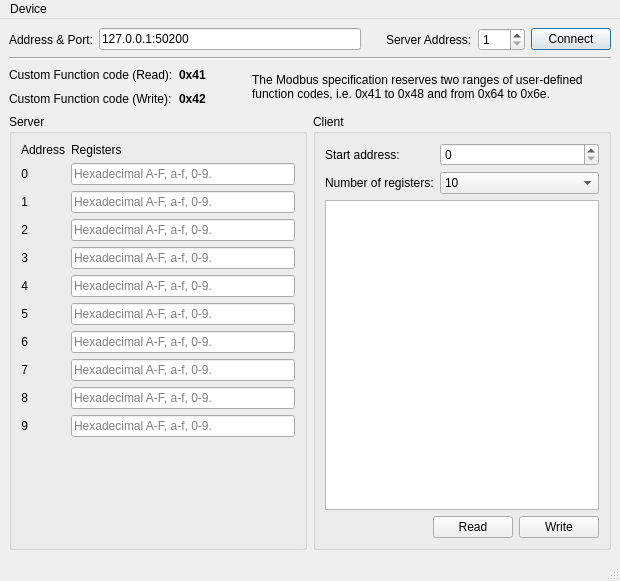
<?xml version="1.0" encoding="UTF-8"?>
<ui version="4.0">
 <class>MainWindow</class>
 <widget class="QMainWindow" name="MainWindow">
  <property name="geometry">
   <rect>
    <x>0</x>
    <y>0</y>
    <width>620</width>
    <height>581</height>
   </rect>
  </property>
  <property name="sizePolicy">
   <sizepolicy hsizetype="Preferred" vsizetype="Preferred">
    <horstretch>0</horstretch>
    <verstretch>0</verstretch>
   </sizepolicy>
  </property>
  <property name="windowTitle">
   <string>Modbus Custom Command</string>
  </property>
  <widget class="QWidget" name="centralwidget">
   <layout class="QGridLayout" name="gridLayout_3">
    <item row="0" column="0">
     <layout class="QGridLayout" name="gridLayout">
      <item row="0" column="0">
       <widget class="QLabel" name="label_4">
        <property name="text">
         <string>Address &amp; Port:</string>
        </property>
       </widget>
      </item>
      <item row="0" column="1">
       <widget class="QLineEdit" name="addressPort">
        <property name="sizePolicy">
         <sizepolicy hsizetype="MinimumExpanding" vsizetype="Fixed">
          <horstretch>0</horstretch>
          <verstretch>0</verstretch>
         </sizepolicy>
        </property>
        <property name="text">
         <string>127.0.0.1:50200</string>
        </property>
       </widget>
      </item>
      <item row="0" column="2">
       <spacer name="horizontalSpacer_2">
        <property name="orientation">
         <enum>Qt::Orientation::Horizontal</enum>
        </property>
        <property name="sizeType">
         <enum>QSizePolicy::Policy::Maximum</enum>
        </property>
        <property name="sizeHint" stdset="0">
         <size>
          <width>13</width>
          <height>17</height>
         </size>
        </property>
       </spacer>
      </item>
      <item row="0" column="3">
       <widget class="QLabel" name="label_28">
        <property name="sizePolicy">
         <sizepolicy hsizetype="Maximum" vsizetype="Preferred">
          <horstretch>0</horstretch>
          <verstretch>0</verstretch>
         </sizepolicy>
        </property>
        <property name="text">
         <string>Server Address:</string>
        </property>
       </widget>
      </item>
      <item row="0" column="4">
       <widget class="QSpinBox" name="serverAddress">
        <property name="sizePolicy">
         <sizepolicy hsizetype="Maximum" vsizetype="Fixed">
          <horstretch>0</horstretch>
          <verstretch>0</verstretch>
         </sizepolicy>
        </property>
        <property name="minimum">
         <number>1</number>
        </property>
        <property name="maximum">
         <number>247</number>
        </property>
       </widget>
      </item>
      <item row="0" column="5">
       <widget class="QPushButton" name="connectButton">
        <property name="sizePolicy">
         <sizepolicy hsizetype="Maximum" vsizetype="Fixed">
          <horstretch>0</horstretch>
          <verstretch>0</verstretch>
         </sizepolicy>
        </property>
        <property name="text">
         <string>Connect</string>
        </property>
        <property name="checkable">
         <bool>false</bool>
        </property>
        <property name="autoDefault">
         <bool>false</bool>
        </property>
        <property name="default">
         <bool>true</bool>
        </property>
       </widget>
      </item>
      <item row="1" column="0" colspan="6">
       <widget class="Line" name="line">
        <property name="orientation">
         <enum>Qt::Orientation::Horizontal</enum>
        </property>
       </widget>
      </item>
     </layout>
    </item>
    <item row="1" column="0">
     <layout class="QGridLayout" name="gridLayout_2">
      <item row="0" column="0">
       <widget class="QLabel" name="label">
        <property name="sizePolicy">
         <sizepolicy hsizetype="Maximum" vsizetype="Preferred">
          <horstretch>0</horstretch>
          <verstretch>0</verstretch>
         </sizepolicy>
        </property>
        <property name="text">
         <string>Custom Function code (Read):</string>
        </property>
       </widget>
      </item>
      <item row="0" column="1">
       <widget class="QLabel" name="label_9">
        <property name="font">
         <font>
          <bold>true</bold>
         </font>
        </property>
        <property name="text">
         <string>0x41</string>
        </property>
       </widget>
      </item>
      <item row="0" column="2" rowspan="2">
       <spacer name="horizontalSpacer">
        <property name="orientation">
         <enum>Qt::Orientation::Horizontal</enum>
        </property>
        <property name="sizeType">
         <enum>QSizePolicy::Policy::Fixed</enum>
        </property>
        <property name="sizeHint" stdset="0">
         <size>
          <width>40</width>
          <height>20</height>
         </size>
        </property>
       </spacer>
      </item>
      <item row="0" column="3" rowspan="2">
       <widget class="QLabel" name="label_7">
        <property name="text">
         <string>The Modbus specification reserves two ranges of user-defined function codes, i.e. 0x41 to 0x48 and from 0x64 to 0x6e.</string>
        </property>
        <property name="wordWrap">
         <bool>true</bool>
        </property>
       </widget>
      </item>
      <item row="1" column="0">
       <widget class="QLabel" name="label_2">
        <property name="sizePolicy">
         <sizepolicy hsizetype="Maximum" vsizetype="Preferred">
          <horstretch>0</horstretch>
          <verstretch>0</verstretch>
         </sizepolicy>
        </property>
        <property name="text">
         <string>Custom Function code (Write):</string>
        </property>
       </widget>
      </item>
      <item row="1" column="1">
       <widget class="QLabel" name="label_10">
        <property name="sizePolicy">
         <sizepolicy hsizetype="Maximum" vsizetype="Preferred">
          <horstretch>0</horstretch>
          <verstretch>0</verstretch>
         </sizepolicy>
        </property>
        <property name="font">
         <font>
          <bold>true</bold>
         </font>
        </property>
        <property name="text">
         <string>0x42</string>
        </property>
       </widget>
      </item>
     </layout>
    </item>
    <item row="2" column="0">
     <layout class="QHBoxLayout" name="horizontalLayout_2">
      <item>
       <widget class="QGroupBox" name="server">
        <property name="title">
         <string>Server</string>
        </property>
        <layout class="QFormLayout" name="formLayout_2">
         <item row="0" column="0">
          <widget class="QLabel" name="address">
           <property name="sizePolicy">
            <sizepolicy hsizetype="Maximum" vsizetype="Preferred">
             <horstretch>0</horstretch>
             <verstretch>0</verstretch>
            </sizepolicy>
           </property>
           <property name="text">
            <string>Address</string>
           </property>
           <property name="alignment">
            <set>Qt::AlignmentFlag::AlignRight|Qt::AlignmentFlag::AlignTrailing|Qt::AlignmentFlag::AlignVCenter</set>
           </property>
          </widget>
         </item>
         <item row="0" column="1">
          <widget class="QLabel" name="label_3">
           <property name="text">
            <string>Registers</string>
           </property>
          </widget>
         </item>
         <item row="1" column="0">
          <widget class="QLabel" name="label_21">
           <property name="text">
            <string>0</string>
           </property>
           <property name="alignment">
            <set>Qt::AlignmentFlag::AlignRight|Qt::AlignmentFlag::AlignTrailing|Qt::AlignmentFlag::AlignVCenter</set>
           </property>
          </widget>
         </item>
         <item row="1" column="1">
          <widget class="QLineEdit" name="register_0">
           <property name="maxLength">
            <number>32767</number>
           </property>
           <property name="placeholderText">
            <string>Hexadecimal A-F, a-f, 0-9.</string>
           </property>
          </widget>
         </item>
         <item row="2" column="0">
          <widget class="QLabel" name="label_22">
           <property name="text">
            <string>1</string>
           </property>
           <property name="alignment">
            <set>Qt::AlignmentFlag::AlignRight|Qt::AlignmentFlag::AlignTrailing|Qt::AlignmentFlag::AlignVCenter</set>
           </property>
          </widget>
         </item>
         <item row="2" column="1">
          <widget class="QLineEdit" name="register_1">
           <property name="maxLength">
            <number>32767</number>
           </property>
           <property name="placeholderText">
            <string>Hexadecimal A-F, a-f, 0-9.</string>
           </property>
          </widget>
         </item>
         <item row="3" column="0">
          <widget class="QLabel" name="label_23">
           <property name="text">
            <string>2</string>
           </property>
           <property name="alignment">
            <set>Qt::AlignmentFlag::AlignRight|Qt::AlignmentFlag::AlignTrailing|Qt::AlignmentFlag::AlignVCenter</set>
           </property>
          </widget>
         </item>
         <item row="3" column="1">
          <widget class="QLineEdit" name="register_2">
           <property name="maxLength">
            <number>32767</number>
           </property>
           <property name="placeholderText">
            <string>Hexadecimal A-F, a-f, 0-9.</string>
           </property>
          </widget>
         </item>
         <item row="4" column="0">
          <widget class="QLabel" name="label_11">
           <property name="text">
            <string>3</string>
           </property>
           <property name="alignment">
            <set>Qt::AlignmentFlag::AlignRight|Qt::AlignmentFlag::AlignTrailing|Qt::AlignmentFlag::AlignVCenter</set>
           </property>
          </widget>
         </item>
         <item row="4" column="1">
          <widget class="QLineEdit" name="register_3">
           <property name="maxLength">
            <number>32767</number>
           </property>
           <property name="placeholderText">
            <string>Hexadecimal A-F, a-f, 0-9.</string>
           </property>
          </widget>
         </item>
         <item row="5" column="0">
          <widget class="QLabel" name="label_8">
           <property name="text">
            <string>4</string>
           </property>
           <property name="alignment">
            <set>Qt::AlignmentFlag::AlignRight|Qt::AlignmentFlag::AlignTrailing|Qt::AlignmentFlag::AlignVCenter</set>
           </property>
          </widget>
         </item>
         <item row="5" column="1">
          <widget class="QLineEdit" name="register_4">
           <property name="maxLength">
            <number>32767</number>
           </property>
           <property name="placeholderText">
            <string>Hexadecimal A-F, a-f, 0-9.</string>
           </property>
          </widget>
         </item>
         <item row="6" column="0">
          <widget class="QLabel" name="label_12">
           <property name="text">
            <string>5</string>
           </property>
           <property name="alignment">
            <set>Qt::AlignmentFlag::AlignRight|Qt::AlignmentFlag::AlignTrailing|Qt::AlignmentFlag::AlignVCenter</set>
           </property>
          </widget>
         </item>
         <item row="6" column="1">
          <widget class="QLineEdit" name="register_5">
           <property name="maxLength">
            <number>32767</number>
           </property>
           <property name="placeholderText">
            <string>Hexadecimal A-F, a-f, 0-9.</string>
           </property>
          </widget>
         </item>
         <item row="7" column="0">
          <widget class="QLabel" name="label_13">
           <property name="text">
            <string>6</string>
           </property>
           <property name="alignment">
            <set>Qt::AlignmentFlag::AlignRight|Qt::AlignmentFlag::AlignTrailing|Qt::AlignmentFlag::AlignVCenter</set>
           </property>
          </widget>
         </item>
         <item row="7" column="1">
          <widget class="QLineEdit" name="register_6">
           <property name="maxLength">
            <number>32767</number>
           </property>
           <property name="placeholderText">
            <string>Hexadecimal A-F, a-f, 0-9.</string>
           </property>
          </widget>
         </item>
         <item row="8" column="0">
          <widget class="QLabel" name="label_14">
           <property name="text">
            <string>7</string>
           </property>
           <property name="alignment">
            <set>Qt::AlignmentFlag::AlignRight|Qt::AlignmentFlag::AlignTrailing|Qt::AlignmentFlag::AlignVCenter</set>
           </property>
          </widget>
         </item>
         <item row="8" column="1">
          <widget class="QLineEdit" name="register_7">
           <property name="maxLength">
            <number>32767</number>
           </property>
           <property name="placeholderText">
            <string>Hexadecimal A-F, a-f, 0-9.</string>
           </property>
          </widget>
         </item>
         <item row="9" column="0">
          <widget class="QLabel" name="label_15">
           <property name="text">
            <string>8</string>
           </property>
           <property name="alignment">
            <set>Qt::AlignmentFlag::AlignRight|Qt::AlignmentFlag::AlignTrailing|Qt::AlignmentFlag::AlignVCenter</set>
           </property>
          </widget>
         </item>
         <item row="9" column="1">
          <widget class="QLineEdit" name="register_8">
           <property name="maxLength">
            <number>32767</number>
           </property>
           <property name="placeholderText">
            <string>Hexadecimal A-F, a-f, 0-9.</string>
           </property>
          </widget>
         </item>
         <item row="10" column="0">
          <widget class="QLabel" name="label_16">
           <property name="text">
            <string>9</string>
           </property>
           <property name="alignment">
            <set>Qt::AlignmentFlag::AlignRight|Qt::AlignmentFlag::AlignTrailing|Qt::AlignmentFlag::AlignVCenter</set>
           </property>
          </widget>
         </item>
         <item row="10" column="1">
          <widget class="QLineEdit" name="register_9">
           <property name="maxLength">
            <number>32767</number>
           </property>
           <property name="placeholderText">
            <string>Hexadecimal A-F, a-f, 0-9.</string>
           </property>
          </widget>
         </item>
        </layout>
       </widget>
      </item>
      <item>
       <widget class="QGroupBox" name="groupBox">
        <property name="title">
         <string>Client</string>
        </property>
        <layout class="QFormLayout" name="formLayout">
         <item row="0" column="0">
          <widget class="QLabel" name="label_5">
           <property name="text">
            <string>Start address:</string>
           </property>
          </widget>
         </item>
         <item row="0" column="1">
          <widget class="QSpinBox" name="startAddress">
           <property name="maximum">
            <number>9</number>
           </property>
          </widget>
         </item>
         <item row="1" column="0">
          <widget class="QLabel" name="label_6">
           <property name="text">
            <string>Number of registers:</string>
           </property>
          </widget>
         </item>
         <item row="1" column="1">
          <widget class="QComboBox" name="numberOfRegisters">
           <property name="currentIndex">
            <number>9</number>
           </property>
           <item>
            <property name="text">
             <string>1</string>
            </property>
           </item>
           <item>
            <property name="text">
             <string>2</string>
            </property>
           </item>
           <item>
            <property name="text">
             <string>3</string>
            </property>
           </item>
           <item>
            <property name="text">
             <string>4</string>
            </property>
           </item>
           <item>
            <property name="text">
             <string>5</string>
            </property>
           </item>
           <item>
            <property name="text">
             <string>6</string>
            </property>
           </item>
           <item>
            <property name="text">
             <string>7</string>
            </property>
           </item>
           <item>
            <property name="text">
             <string>8</string>
            </property>
           </item>
           <item>
            <property name="text">
             <string>9</string>
            </property>
           </item>
           <item>
            <property name="text">
             <string>10</string>
            </property>
           </item>
          </widget>
         </item>
         <item row="2" column="0" colspan="2">
          <widget class="QTreeView" name="registersTable">
           <property name="showDropIndicator" stdset="0">
            <bool>true</bool>
           </property>
           <property name="alternatingRowColors">
            <bool>true</bool>
           </property>
           <property name="rootIsDecorated">
            <bool>false</bool>
           </property>
           <property name="uniformRowHeights">
            <bool>true</bool>
           </property>
           <property name="itemsExpandable">
            <bool>false</bool>
           </property>
           <property name="expandsOnDoubleClick">
            <bool>false</bool>
           </property>
           <attribute name="headerVisible">
            <bool>true</bool>
           </attribute>
          </widget>
         </item>
         <item row="3" column="0" colspan="2">
          <layout class="QHBoxLayout" name="horizontalLayout">
           <item>
            <spacer name="horizontalSpacer_3">
             <property name="orientation">
              <enum>Qt::Orientation::Horizontal</enum>
             </property>
             <property name="sizeHint" stdset="0">
              <size>
               <width>13</width>
               <height>17</height>
              </size>
             </property>
            </spacer>
           </item>
           <item>
            <widget class="QPushButton" name="readButton">
             <property name="sizePolicy">
              <sizepolicy hsizetype="Maximum" vsizetype="Fixed">
               <horstretch>0</horstretch>
               <verstretch>0</verstretch>
              </sizepolicy>
             </property>
             <property name="text">
              <string>Read</string>
             </property>
            </widget>
           </item>
           <item>
            <widget class="QPushButton" name="writeButton">
             <property name="text">
              <string>Write</string>
             </property>
            </widget>
           </item>
          </layout>
         </item>
        </layout>
       </widget>
      </item>
     </layout>
    </item>
   </layout>
  </widget>
  <widget class="QMenuBar" name="menubar">
   <property name="geometry">
    <rect>
     <x>0</x>
     <y>0</y>
     <width>620</width>
     <height>26</height>
    </rect>
   </property>
   <widget class="QMenu" name="menuDevice">
    <property name="title">
     <string>Device</string>
    </property>
    <addaction name="actionConnect"/>
    <addaction name="actionDisconnect"/>
    <addaction name="separator"/>
    <addaction name="actionExit"/>
   </widget>
   <addaction name="menuDevice"/>
  </widget>
  <widget class="QStatusBar" name="statusbar"/>
  <action name="actionExit">
   <property name="text">
    <string>Quit</string>
   </property>
  </action>
  <action name="actionConnect">
   <property name="enabled">
    <bool>true</bool>
   </property>
   <property name="icon">
    <iconset resource="images.qrc">
     <normaloff>:/images/connect.png</normaloff>:/images/connect.png</iconset>
   </property>
   <property name="text">
    <string>Connect</string>
   </property>
  </action>
  <action name="actionDisconnect">
   <property name="enabled">
    <bool>false</bool>
   </property>
   <property name="icon">
    <iconset resource="images.qrc">
     <normaloff>:/images/disconnect.png</normaloff>:/images/disconnect.png</iconset>
   </property>
   <property name="text">
    <string>Disconnect</string>
   </property>
  </action>
 </widget>
 <resources>
  <include location="images.qrc"/>
 </resources>
 <connections/>
</ui>
